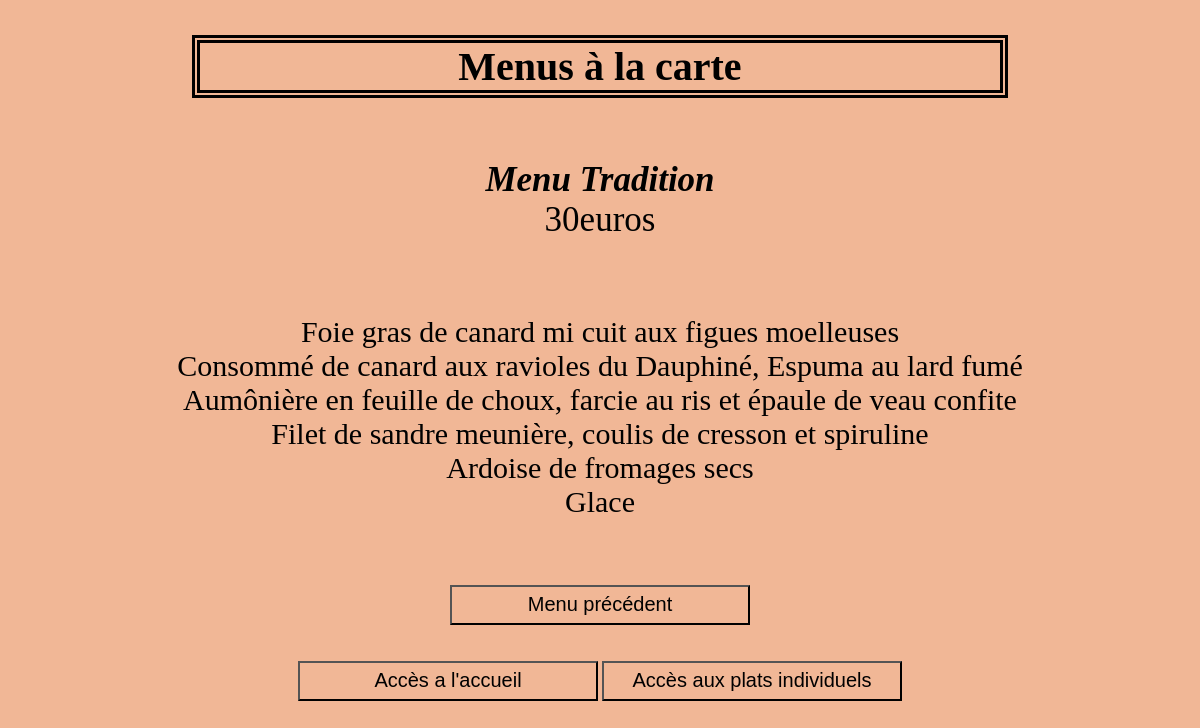
The page /menu1.php on the database its author committed.
### tables this page shows
CREATE TABLE `menu` (
  `id_menu` int(10) NOT NULL,
  `nomMenu` varchar(200) NOT NULL,
  `prix` float NOT NULL
);

CREATE TABLE `plat` (
  `id_plat` int(10) NOT NULL,
  `nomPlat` varchar(200) NOT NULL,
  `prix` float NOT NULL,
  `vegetarien` int(11) NOT NULL,
  `type` varchar(200) NOT NULL
);

### menu1.php (the view, shortened to what this page needs)
<?php
try
       {
              $bdd = new PDO('mysql:host=localhost;dbname=menu_restaurant', 'root', '');
       }
              catch (Exception $e)
       {
              die('Erreur : ' . $e->getMessage());
       }
?>
<!DOCTYPE html>
<html>
<head>
	<link rel="stylesheet" type="text/css" href='style.css'"  />
</head>
<body>
	<h1>Menus à la carte</h1>
	<br/><p class="titre"><strong><i>Menu Tradition</i></strong><br/>
	<?php
	$requete8 = ("SELECT prix FROM menu WHERE nomMenu = ? ");
	$req = $bdd->prepare($requete8);
	$req->execute(['Tradition']);
	while ($donnees = $req->fetch())
		{
	       echo $donnees['prix'] . 'euros <br/><br/>';
		}
?>
</p><p class="requete">
<?php
 	$requete9 = ("SELECT nomPlat FROM menu, plat_menu, plat WHERE menu.id_menu= plat_menu.id_menu AND  plat.id_plat = plat_menu.id_plat AND nomMenu = ?");
	$req = $bdd->prepare($requete9);
	$req->execute([ 'Tradition']);
	while ($donnees = $req->fetch())
		{
      		echo $donnees['nomPlat'] . '<br/>';
		}
?></p>
<br/>
<br/>
	<button class="bouton"><a href="menu.php">Menu précédent</a></button>
	<br/>
	<br/>
	<br/>
<button class="bouton"><a href="index.php">Accès a l'accueil</a></button>
<button class="bouton"><a href="plats.php">Accès aux plats individuels</a></button>
</body>
</html>

### style.css (style rules this page uses)
body { background-color: #F1B796; text-align: center; }
p { font-size: 25px; }
.bouton { width: 300px; height: 40px; background-color: transparent; }
a { color : black; text-decoration: none; font-size: 20px; }
h1 { border-width: 8px; display: inline-block; border-style: double; width: 800px; text-align: center; font-size: 40px; }
.requete { font-size: 30px; }
.titre { font-size: 35px; }

### rows shown on the page
menu: prix "30"
plat: nomPlat "Foie gras de canard mi cuit aux figues moelleuses"
plat: nomPlat "Consommé de canard aux ravioles du Dauphiné, Espuma au lard fumé"
plat: nomPlat "Aumônière en feuille de choux, farcie au ris et épaule de veau confite"
plat: nomPlat "Filet de sandre meunière, coulis de cresson et spiruline"
plat: nomPlat "Ardoise de fromages secs"
plat: nomPlat "Glace"
